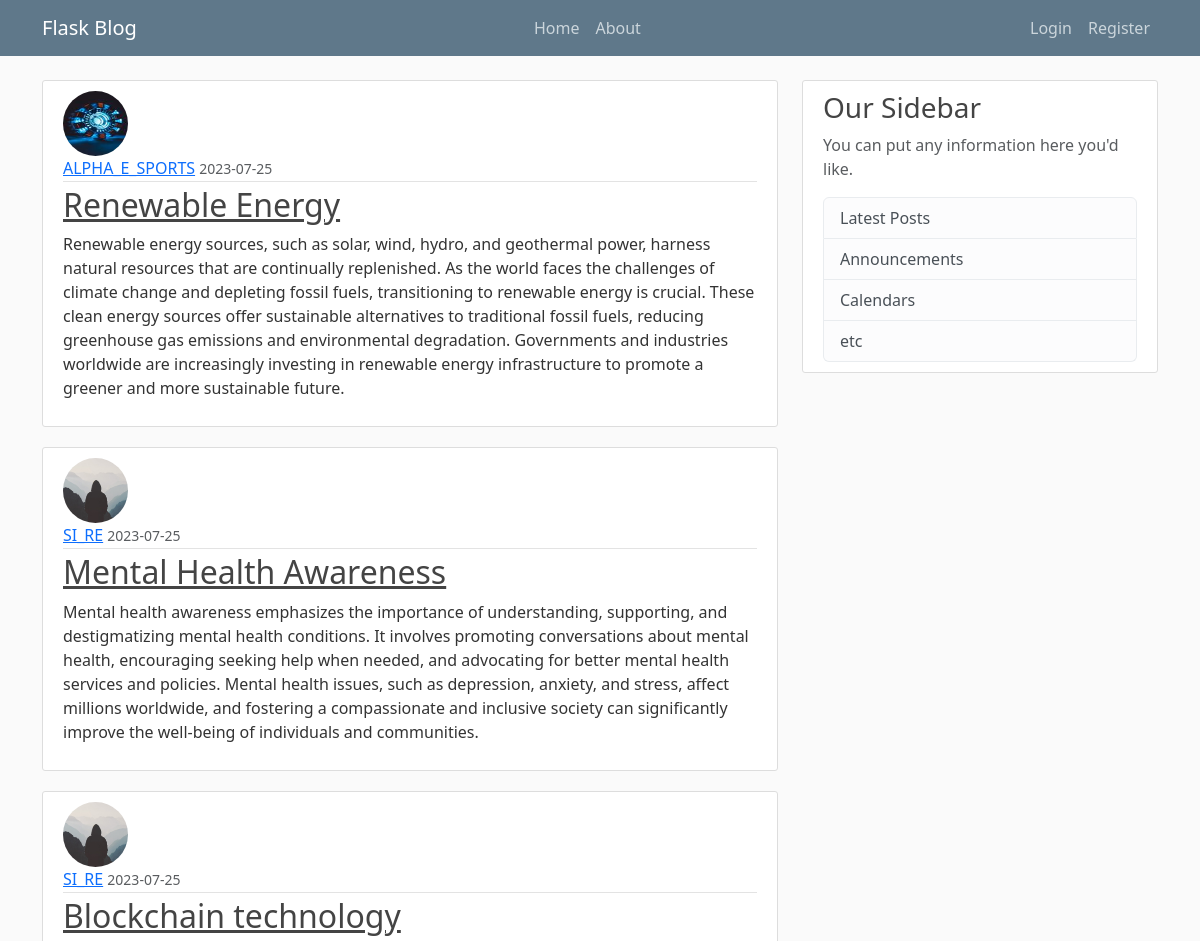
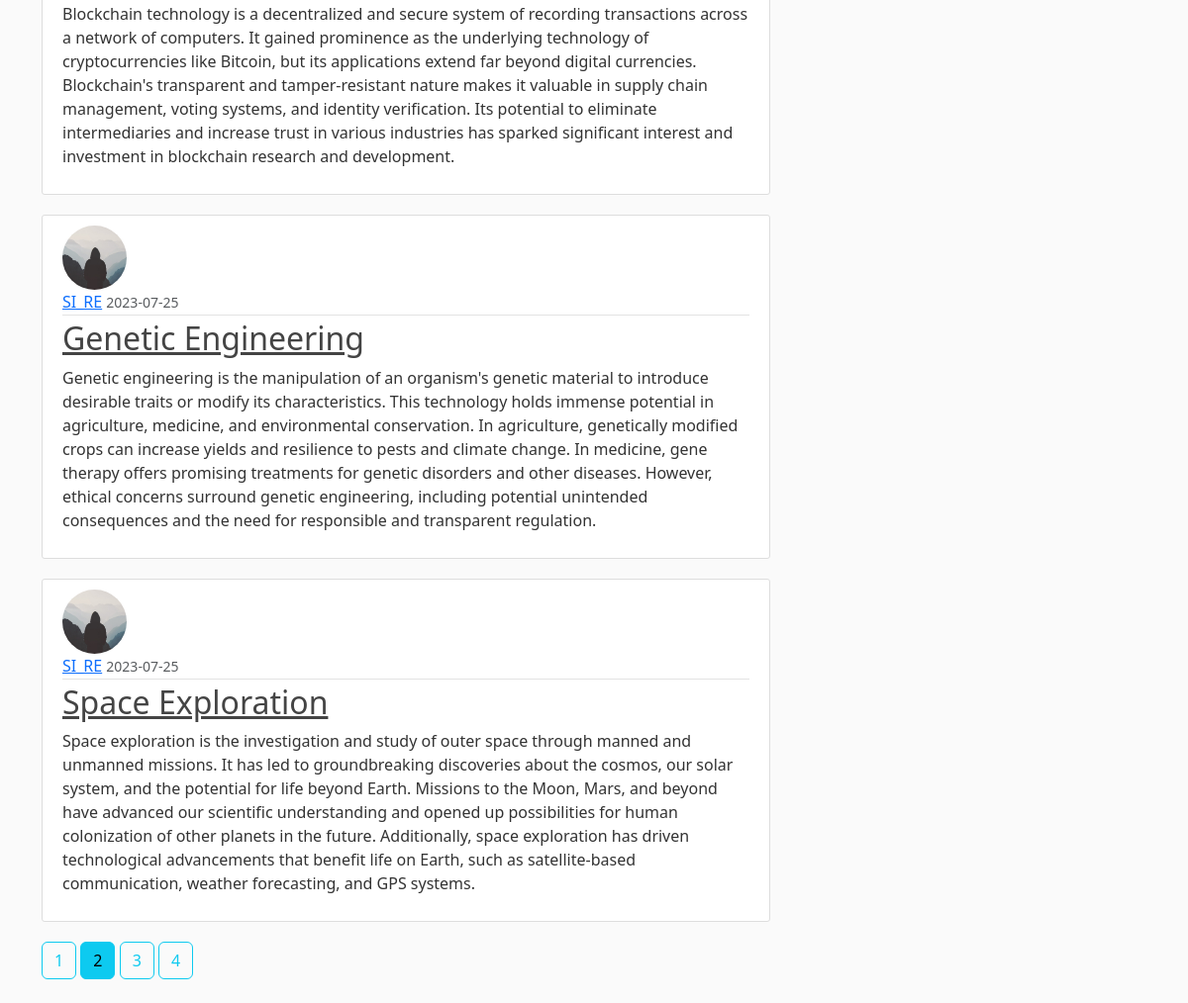
The page /home?page=2 on the database its author committed (2 pictures, top to bottom).
### FlaskBlog/models.py (models this page shows, shortened)
class Post(db.Model):
    id = db.Column(db.Integer, primary_key=True)
    title = db.Column(db.String(100), nullable=False)
    date_posted = db.Column(db.DateTime, nullable=False, default=datetime.utcnow)
    content = db.Column(db.Text, nullable=False)
    user_id = db.Column(db.Integer, db.ForeignKey('user.id'), nullable=False)

class User(db.Model, UserMixin):
    id = db.Column(db.Integer, primary_key=True)
    username = db.Column(db.String(20), unique=True, nullable=False)
    email = db.Column(db.String(120), unique=True, nullable=False)
    image_file = db.Column(db.String(20), nullable=False, default='default.jpg')
    password = db.Column(db.String(60), nullable=False)
    posts = db.relationship('Post', backref='author', lazy=True)

### FlaskBlog/routes.py (the view)
@app.route("/")
@app.route("/home")
def home():
    page = request.args.get('page', 1, type=int)
    posts = Post.query.order_by(Post.date_posted.desc()).paginate(page=page, per_page=5)
    return render_template('home.html', posts=posts)

### FlaskBlog/templates/home.html
{% extends "layout.html" %}
{% block content %}
    {% for post in posts.items %}
        <article class="media content-section">
          <img class="rounded-circle article-img" src="{{ url_for('static', filename='profile_pic/' + post.author.image_file) }}">
          <div class="media-body">
            <div class="article-metadata">
              <a class="mr-2" href="{{ url_for('user_posts', username=post.author.username) }}">{{ post.author.username }}</a>
              <small class="text-muted">{{ post.date_posted.strftime('%Y-%m-%d') }}</small>
            </div>
            <h2><a class="article-title" href="{{ url_for('post', post_id=post.id) }}">{{ post.title }}</a></h2>
            <p class="article-content">{{ post.content }}</p>
          </div>
        </article>
    {% endfor %}
    {% for page_num in posts.iter_pages(left_edge=1, right_edge=1, left_current=1, right_current=2) %}
      {% if page_num %}
        {% if posts.page == page_num %}
          <a class="btn btn-info mb-4" href="{{ url_for('home', page=page_num) }}">{{ page_num }}</a>
        {% else %}
          <a class="btn btn-outline-info mb-4" href="{{ url_for('home', page=page_num) }}">{{ page_num }}</a>
        {% endif %}
      {% else %}
        ...
      {% endif %}
    {% endfor %}
{% endblock content %}

### FlaskBlog/static/main.css (style rules this page uses)
body { background: #fafafa; color: #333333; margin-top: 5rem; }
h1, h2, h3, h4, h5, h6 { color: #444444; }
.content-section { background: #ffffff; padding: 10px 20px; border: 1px solid #dddddd; border-radius: 3px; margin-bottom: 20px; }
.article-title { color: #444444; }
.article-content { white-space: pre-line; }
.article-img { height: 65px; width: 65px; margin-right: 16px; }
.article-metadata { padding-bottom: 1px; margin-bottom: 4px; border-bottom: 1px solid #e3e3e3 }

### rows shown on the page
Post: image_file (picture), author.username "ALPHA_E_SPORTS", date_posted "2023-07-25", title "Renewable Energy", content "Renewable energy sources, such as solar, wind, hydro, and geothermal power, harness natural resources that are continually replenished. As the world faces the challenges of climate change and depleting fossil fuels, transitioning to renewable energy is crucial. These clean energy sources offer sustainable alternatives to traditional fossil fuels, reducing greenhouse gas emissions and environmental degradation. Governments and industries worldwide are increasingly investing in renewable energy infrastructure to promote a greener and more sustainable future."
Post: image_file (placeholder picture), author.username "SI_RE", date_posted "2023-07-25", title "Mental Health Awareness", content "Mental health awareness emphasizes the importance of understanding, supporting, and destigmatizing mental health conditions. It involves promoting conversations about mental health, encouraging seeking help when needed, and advocating for better mental health services and policies. Mental health issues, such as depression, anxiety, and stress, affect millions worldwide, and fostering a compassionate and inclusive society can significantly improve the well-being of individuals and communities."
Post: image_file (placeholder picture), author.username "SI_RE", date_posted "2023-07-25", title "Blockchain technology", content "Blockchain technology is a decentralized and secure system of recording transactions across a network of computers. It gained prominence as the underlying technology of cryptocurrencies like Bitcoin, but its applications extend far beyond digital currencies. Blockchain's transparent and tamper-resistant nature makes it valuable in supply chain management, voting systems, and identity verification. Its potential to eliminate intermediaries and increase trust in various industries has sparked significant interest and investment in blockchain research and development."
Post: image_file (placeholder picture), author.username "SI_RE", date_posted "2023-07-25", title "Genetic Engineering", content "Genetic engineering is the manipulation of an organism's genetic material to introduce desirable traits or modify its characteristics. This technology holds immense potential in agriculture, medicine, and environmental conservation. In agriculture, genetically modified crops can increase yields and resilience to pests and climate change. In medicine, gene therapy offers promising treatments for genetic disorders and other diseases. However, ethical concerns surround genetic engineering, including potential unintended consequences and the need for responsible and transparent regulation."
Post: image_file (placeholder picture), author.username "SI_RE", date_posted "2023-07-25", title "Space Exploration", content "Space exploration is the investigation and study of outer space through manned and unmanned missions. It has led to groundbreaking discoveries about the cosmos, our solar system, and the potential for life beyond Earth. Missions to the Moon, Mars, and beyond have advanced our scientific understanding and opened up possibilities for human colonization of other planets in the future. Additionally, space exploration has driven technological advancements that benefit life on Earth, such as satellite-based communication, weather forecasting, and GPS systems."

### other values the page prints
{{ page_num }} "1" "3" "4"
{{ page_num }} "2"
